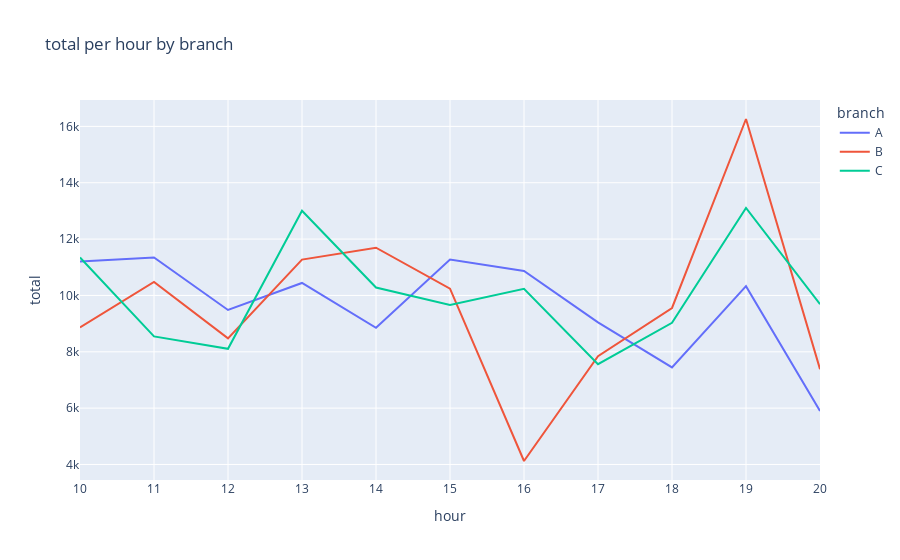

Notebook code for this chart:
### Code cell
fig=px.line(dfff,'hour','total',color='branch',title='total per hour by branch')
fig.update_xaxes(
    tick0=1,
    dtick=1
)
fig.show()

### Figure 1 — Plotly figure (JSON) as saved in the notebook; plotly's stock layout.template omitted (floating-point values rounded to 4 significant figures)
{"data": [{"hovertemplate": "branch=A<br>hour=%{x}<br>total=%{y}<extra></extra>", "legendgroup": "A", "line": {"color": "#636efa", "dash": "solid"}, "marker": {"symbol": "circle"}, "mode": "lines", "name": "A", "orientation": "v", "showlegend": true, "type": "scatter", "x": [10, 11, 12, 13, 14, 15, 16, 17, 18, 19, 20], "xaxis": "x", "y": [11210.0, 11350.0, 9485.0, 10440.0, 8852.0, 11270.0, 10870.0, 9044.0, 7447.0, 10330.0, 5896.0], "yaxis": "y"}, {"hovertemplate": "branch=B<br>hour=%{x}<br>total=%{y}<extra></extra>", "legendgroup": "B", "line": {"color": "#EF553B", "dash": "solid"}, "marker": {"symbol": "circle"}, "mode": "lines", "name": "B", "orientation": "v", "showlegend": true, "type": "scatter", "x": [10, 11, 12, 13, 14, 15, 16, 17, 18, 19, 20], "xaxis": "x", "y": [8866.0, 10480.0, 8475.0, 11270.0, 11690.0, 10240.0, 4124.0, 7841.0, 9555.0, 16260.0, 7384.0], "yaxis": "y"}, {"hovertemplate": "branch=C<br>hour=%{x}<br>total=%{y}<extra></extra>", "legendgroup": "C", "line": {"color": "#00cc96", "dash": "solid"}, "marker": {"symbol": "circle"}, "mode": "lines", "name": "C", "orientation": "v", "showlegend": true, "type": "scatter", "x": [10, 11, 12, 13, 14, 15, 16, 17, 18, 19, 20], "xaxis": "x", "y": [11350.0, 8546.0, 8105.0, 13010.0, 10280.0, 9665.0, 10230.0, 7560.0, 9028.0, 13110.0, 9689.0], "yaxis": "y"}], "layout": {"legend": {"title": {"text": "branch"}, "tracegroupgap": 0}, "title": {"text": "total per hour by branch"}, "xaxis": {"anchor": "y", "domain": [0, 1], "dtick": 1, "tick0": 1, "title": {"text": "hour"}}, "yaxis": {"anchor": "x", "domain": [0, 1], "title": {"text": "total"}}}}
